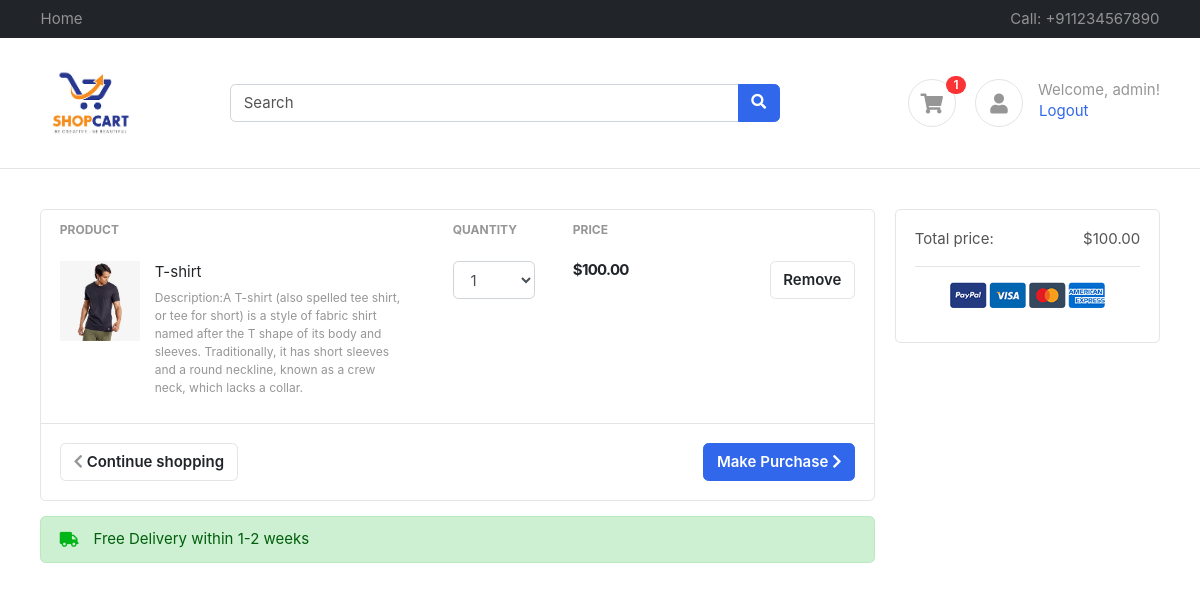
Before: /accounts/cart/ (signed in) with the older database file.
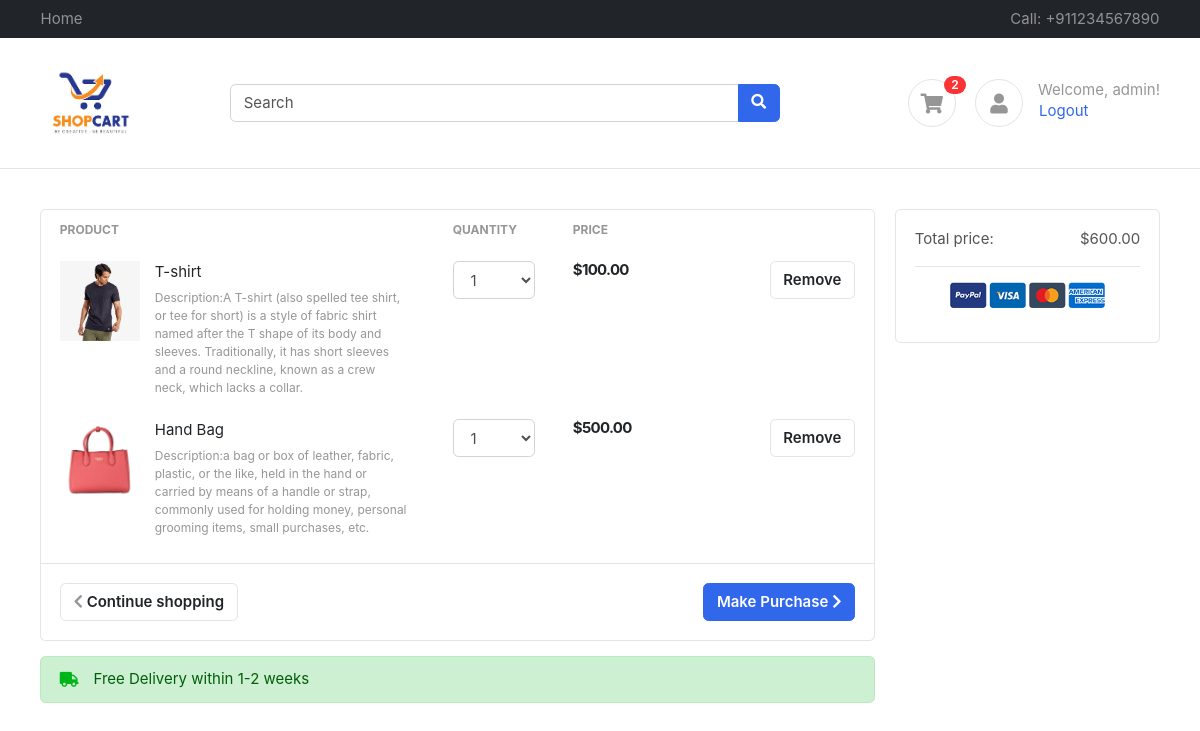
After: the same page with the newer database file.
### accounts/models.py (models this page shows)
class Profile(BaseModel):
    user = models.OneToOneField(User , on_delete=models.CASCADE , related_name="profile")
    is_email_verified = models.BooleanField(default=False)
    email_token = models.CharField(max_length=100 , null=True , blank=True)
    profile_image = models.ImageField(upload_to = 'profile')
    def get_cart_count(self):
        return CartItems.objects.filter(cart__is_paid=False, cart__user=self.user).count()

class CartItems(BaseModel):
    cart = models.ForeignKey(Cart, on_delete=models.CASCADE, related_name='cart_items')
    product = models.ForeignKey(Product, on_delete=models.SET_NULL, null=True, blank=True)
    quantity = models.PositiveIntegerField(default=1)
    def get_product_price(self):
        price = []
        if self.product:
            product_price = self.product.price
            price.append(product_price)
        else:
            price.append(self.product.price)
        return sum(price)

### products/models.py (models this page shows, shortened)
class Product(BaseModel):
    product_name = models.CharField(max_length=100)
    price = models.IntegerField()
    product_desription = models.TextField()

class ProductImage(BaseModel):
    product = models.ForeignKey(Product , on_delete=models.CASCADE , related_name="product_images")
    image =  models.ImageField(upload_to="product")

### accounts/views.py (the view)
# urls.py: path('cart/', cart , name="cart"),
@login_required
def cart(request):
    cart_items = CartItems.objects.all()
    quantity_options = range(1, 11)
    for item in cart_items:
        product_name = item.product.product_name if item.product else None
        product_desription = item.product.product_desription if item.product else None
        product_images = item.product.product_images.all() if item.product else None
    total = cart_items[0].cart.get_cart_total() if cart_items else None
    total_value = total if total is not None else 0
    context = {'cart': cart_items, 'total': total_value, 'quantity_options': quantity_options}
    return render(request, 'accounts/cart.html', context)

### accounts/models.py (called while the page is built)
    def get_cart_total(self):
        cart_items = self.cart_items.all()
        total_price = Decimal('0.00')
        print(cart_items)
        for cart_item in cart_items:
            product_price = Decimal(str(cart_item.product.price))
            print(product_price)
            total_price += product_price
            print(total_price)
            if hasattr(cart_item, 'quantity'):
                quantity = int(cart_item.quantity)  # Assuming quantity is an integer
                if quantity > 1:
                    total_price = product_price * quantity
        return total_price

### templates/accounts/cart.html (shortened to what the changed rows need)
{% extends "base/base.html" %}
{% load static %}
{% block start %}
<section class="section-content padding-y">
    <div class="container">
        <div class="row">
            <main class="col-md-9">
                <div class="card">
                    <table class="table table-borderless table-shopping-cart">
                        <thead class="text-muted">
                            <tr class="small text-uppercase">
                                <th scope="col">Product</th>
                                <th scope="col" width="120">Quantity</th>
                                <th scope="col" width="120">Price</th>
                                <th scope="col" class="text-right" width="200"> </th>
                            </tr>
                        </thead>
                        <tbody>
                            {% for item in cart %}
                            <tr>
                                <td>
                                    <figure class="itemside">
                                        {% if item.product.product_images.all %}
                                            <div class="aside"><img src="{{ item.product.product_images.first.image.url }}" class="img-sm"></div>
                                        {% else %}
                                            <div class="aside"><img src="{% static 'product/no-image-available.jpg' %}" class="img-sm"></div>
                                        {% endif %}
                                        <figcaption class="info">
                                            <a href="#" class="title text-dark">{{ item.product.product_name }}</a>
                                            <p class="text-muted small">
                                                Description:{{ item.product.product_desription }}
                                            </p>
                                        </figcaption>
                                    </figure>
                                </td>
                                <td>
                                    <form method="post" action="{% url 'update_cart_item' item.uid %}">
                                        <select name="quantity" class="form-control" onchange="this.form.submit()">
                                            {% for quantity_option in quantity_options %}
                                                <option value="{{ quantity_option }}" {% if quantity_option == item.quantity %}selected{% endif %}>
                                                    {{ quantity_option }}
                                                </option>
                                            {% endfor %}
                                        </select>
                                    </form>
                                </td>
                                <td>
                                    <div class="price-wrap">
                                        <var class="price">${{ item.get_product_price|floatformat:2 }}</var>
                                    </div>
                                </td>
                                <td class="text-right">
                                    <a href="{% url 'remove_cart' item.uid %}" class="btn btn-light"> Remove</a>
                                </td>
                            </tr>
                            {% endfor %}
                        </tbody>
                    </table>
                </div>
            </main>
            <aside class="col-md-3">
                <div class="card">
                    <div class="card-body">
                        <dl class="dlist-align">
                            <dt>Total price:</dt>
                            <dd class="text-right">${{ total|floatformat:2 }}</dd>
                        </dl>
                    </div>
                </div>
            </aside>
        </div>
    </div>
</section>
{% endblock %}

### templates/base/base.html (shortened to what this page needs)
{% load static %}
<!DOCTYPE HTML>
<html lang="en">
<head>
<link href="/media/css/bootstrap.css" rel="stylesheet" type="text/css"/>
<link href="/media/fonts/fontawesome/css/all.min.css" type="text/css" rel="stylesheet">
<link href="/media/css/ui.css" rel="stylesheet" type="text/css"/>
<link href="/media/css/responsive.css" rel="stylesheet" />
</head>
<body>
	<header class="section-header">
		<nav class="navbar navbar-dark navbar-expand p-0 bg-dark">
			<div class="container">
			<ul class="navbar-nav d-none d-md-flex mr-auto">
				<li class="nav-item"><a class="nav-link" href="http://127.0.0.1:8000/">Home</a></li>
			</ul>
			<ul class="navbar-nav">
				<li class="nav-item"><a href="#" class="nav-link"> Call: +911234567890 </a></li>
			</ul>
		  	</div>
		</nav>
		<section class="header-main border-bottom">
			<div class="container">
				<div class="row align-items-center">
					<div class="col-lg-2 col-4">
						<div class="brand-wrap">
							<img class="logo" src="{% static 'images/logo1.png' %}">
						</div>
					</div>
					<div class="col-lg-6 col-sm-12">
						<form action="#" class="search">
							<div class="input-group w-100">
								<input type="text" class="form-control" placeholder="Search">
								<div class="input-group-append">
								<button class="btn btn-primary" type="submit">
									<i class="fa fa-search"></i>
								</button>
								</div>
							</div>
						</form>
					</div>
					<div class="col-lg-4 col-sm-6 col-8">
						<div class="widgets-wrap float-md-right">
							<div class="widget-header  mr-3">
								<a href="{%  url 'cart' %}" class="icon icon-sm rounded-circle border"><i class="fa fa-shopping-cart"></i></a>
								<span class="badge badge-pill badge-danger notify">{{request.user.profile.get_cart_count}}</span>
							</div>
							<div class="widget-header icontext">
								<a href="#" class="icon icon-sm rounded-circle border"><i class="fa fa-user"></i></a>
								<div class="text">
									{% if user.is_authenticated %}
										<span class="text-muted">Welcome, {{ user.username }}!</span>
										<div>
											<form id="logout-form" action="{% url 'logout' %}" method="post" style="display: inline;">
												<button type="submit" class="btn btn-link" style="padding: 0;">Logout</button>
											</form>
										</div>
									{% else %}
										<span class="text-muted">Welcome!</span>
										<div>
											<a href="{% url 'login' %}">Sign in</a> |
											<a href="{% url 'register' %}">Register</a>
										</div>
									{% endif %}
								</div>
							</div>
						</div>
					</div>
				</div>
			</div>
		</section>
	</header>
	{% block start %}
	{% endblock %}
</body>
</html>

Changed rows visible on the page:
added CartItems: product.product_images.first.image (picture), product.product_name "Hand Bag", product.product_desription "a bag or box of leather, fabric, plastic, or the like, held in the hand or carried by means of a handle or strap, commonly used for holding money, personal grooming items, small purchases, etc.", quantity "1", get_product_price "500.00"
Other visible differences:
{{ request.user.profile.get_cart_count }}: "1" → "2"
{{ total|floatformat:2 }}: "100.00" → "600.00"
